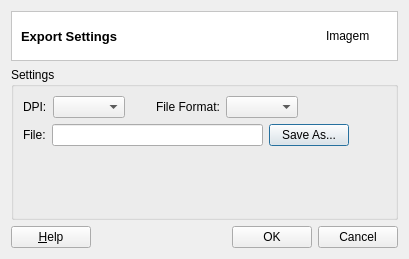
<?xml version="1.0" encoding="UTF-8"?>
<ui version="4.0">
 <class>ExportSettings</class>
 <widget class="QDialog" name="ExportSettings">
  <property name="geometry">
   <rect>
    <x>0</x>
    <y>0</y>
    <width>409</width>
    <height>259</height>
   </rect>
  </property>
  <property name="sizePolicy">
   <sizepolicy hsizetype="MinimumExpanding" vsizetype="MinimumExpanding">
    <horstretch>0</horstretch>
    <verstretch>0</verstretch>
   </sizepolicy>
  </property>
  <property name="maximumSize">
   <size>
    <width>409</width>
    <height>400</height>
   </size>
  </property>
  <property name="windowTitle">
   <string>Export Settings</string>
  </property>
  <property name="modal">
   <bool>true</bool>
  </property>
  <layout class="QGridLayout" name="gridLayout_2">
   <item row="0" column="0">
    <layout class="QGridLayout" name="gridLayout_8">
     <item row="0" column="0">
      <widget class="QFrame" name="frame_2">
       <property name="styleSheet">
        <string notr="true">QWidget { background: white }</string>
       </property>
       <property name="frameShape">
        <enum>QFrame::StyledPanel</enum>
       </property>
       <property name="frameShadow">
        <enum>QFrame::Sunken</enum>
       </property>
       <layout class="QGridLayout" name="gridLayout_4" columnstretch="1,0">
        <property name="topMargin">
         <number>0</number>
        </property>
        <property name="bottomMargin">
         <number>0</number>
        </property>
        <property name="horizontalSpacing">
         <number>9</number>
        </property>
        <item row="0" column="1">
         <widget class="QLabel" name="m_imgLabel">
          <property name="minimumSize">
           <size>
            <width>62</width>
            <height>48</height>
           </size>
          </property>
          <property name="maximumSize">
           <size>
            <width>48</width>
            <height>48</height>
           </size>
          </property>
          <property name="text">
           <string>Imagem</string>
          </property>
         </widget>
        </item>
        <item row="0" column="0">
         <widget class="QLabel" name="m_datasourceTypeTitleLabel">
          <property name="font">
           <font>
            <pointsize>10</pointsize>
            <weight>75</weight>
            <bold>true</bold>
           </font>
          </property>
          <property name="text">
           <string>Export Settings</string>
          </property>
         </widget>
        </item>
       </layout>
      </widget>
     </item>
     <item row="1" column="0">
      <widget class="QGroupBox" name="grpSettings">
       <property name="title">
        <string>Settings</string>
       </property>
       <property name="flat">
        <bool>true</bool>
       </property>
       <layout class="QGridLayout" name="gridLayout_3">
        <item row="0" column="0">
         <layout class="QGridLayout" name="gridLayout_5">
          <item row="0" column="0">
           <layout class="QGridLayout" name="gridLayout_7">
            <item row="0" column="0">
             <widget class="QLabel" name="lblDPI">
              <property name="text">
               <string>DPI:</string>
              </property>
             </widget>
            </item>
            <item row="0" column="1">
             <widget class="QComboBox" name="cmbDPI"/>
            </item>
            <item row="0" column="2">
             <spacer name="horizontalSpacer">
              <property name="orientation">
               <enum>Qt::Horizontal</enum>
              </property>
              <property name="sizeHint" stdset="0">
               <size>
                <width>18</width>
                <height>20</height>
               </size>
              </property>
             </spacer>
            </item>
            <item row="0" column="3">
             <widget class="QLabel" name="lblFileFormat">
              <property name="text">
               <string>File Format:</string>
              </property>
             </widget>
            </item>
            <item row="0" column="4">
             <widget class="QComboBox" name="cmbFileFormat"/>
            </item>
            <item row="0" column="5">
             <spacer name="horizontalSpacer_4">
              <property name="orientation">
               <enum>Qt::Horizontal</enum>
              </property>
              <property name="sizeHint" stdset="0">
               <size>
                <width>88</width>
                <height>20</height>
               </size>
              </property>
             </spacer>
            </item>
           </layout>
          </item>
          <item row="1" column="0">
           <layout class="QGridLayout" name="gridLayout_6">
            <item row="0" column="0">
             <widget class="QLabel" name="lblFile">
              <property name="text">
               <string>File:</string>
              </property>
             </widget>
            </item>
            <item row="0" column="1">
             <widget class="QLineEdit" name="txtEdtFile">
              <property name="minimumSize">
               <size>
                <width>211</width>
                <height>0</height>
               </size>
              </property>
             </widget>
            </item>
            <item row="0" column="2">
             <widget class="QPushButton" name="pBtnSaveAs">
              <property name="text">
               <string>Save As...</string>
              </property>
             </widget>
            </item>
            <item row="0" column="3">
             <spacer name="horizontalSpacer_2">
              <property name="orientation">
               <enum>Qt::Horizontal</enum>
              </property>
              <property name="sizeHint" stdset="0">
               <size>
                <width>40</width>
                <height>20</height>
               </size>
              </property>
             </spacer>
            </item>
           </layout>
          </item>
          <item row="2" column="0">
           <widget class="QLabel" name="lblDPIInformation">
            <property name="sizePolicy">
             <sizepolicy hsizetype="MinimumExpanding" vsizetype="MinimumExpanding">
              <horstretch>0</horstretch>
              <verstretch>0</verstretch>
             </sizepolicy>
            </property>
            <property name="minimumSize">
             <size>
              <width>361</width>
              <height>40</height>
             </size>
            </property>
            <property name="maximumSize">
             <size>
              <width>361</width>
              <height>16777215</height>
             </size>
            </property>
            <property name="text">
             <string/>
            </property>
            <property name="wordWrap">
             <bool>true</bool>
            </property>
           </widget>
          </item>
         </layout>
        </item>
       </layout>
      </widget>
     </item>
     <item row="2" column="0">
      <layout class="QGridLayout" name="gridLayout">
       <item row="0" column="0">
        <widget class="QPushButton" name="helpPushButton">
         <property name="text">
          <string>&amp;Help</string>
         </property>
         <property name="shortcut">
          <string>Alt+H</string>
         </property>
        </widget>
       </item>
       <item row="0" column="1">
        <spacer name="horizontalSpacer_3">
         <property name="orientation">
          <enum>Qt::Horizontal</enum>
         </property>
         <property name="sizeHint" stdset="0">
          <size>
           <width>128</width>
           <height>20</height>
          </size>
         </property>
        </spacer>
       </item>
       <item row="0" column="2">
        <widget class="QPushButton" name="pBtnOK">
         <property name="text">
          <string>OK</string>
         </property>
        </widget>
       </item>
       <item row="0" column="3">
        <widget class="QPushButton" name="pBtnCancel">
         <property name="text">
          <string>Cancel</string>
         </property>
        </widget>
       </item>
      </layout>
     </item>
    </layout>
   </item>
  </layout>
 </widget>
 <resources/>
 <connections/>
</ui>
